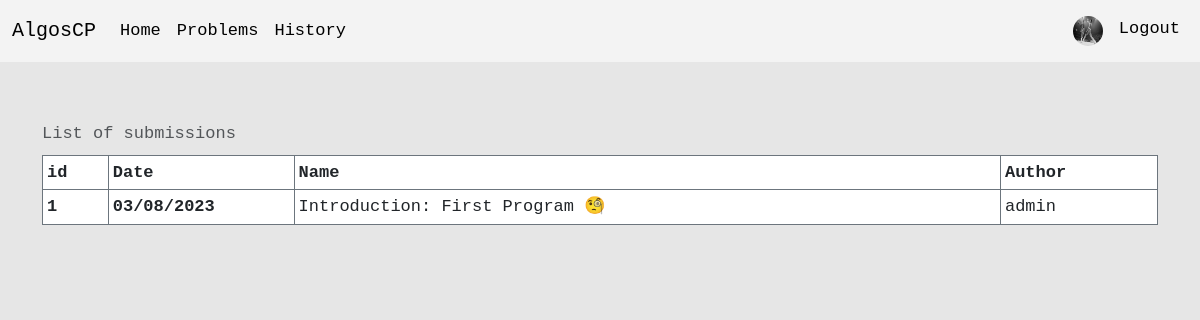
/history/ (signed in), run on an earlier commit of the app's database.
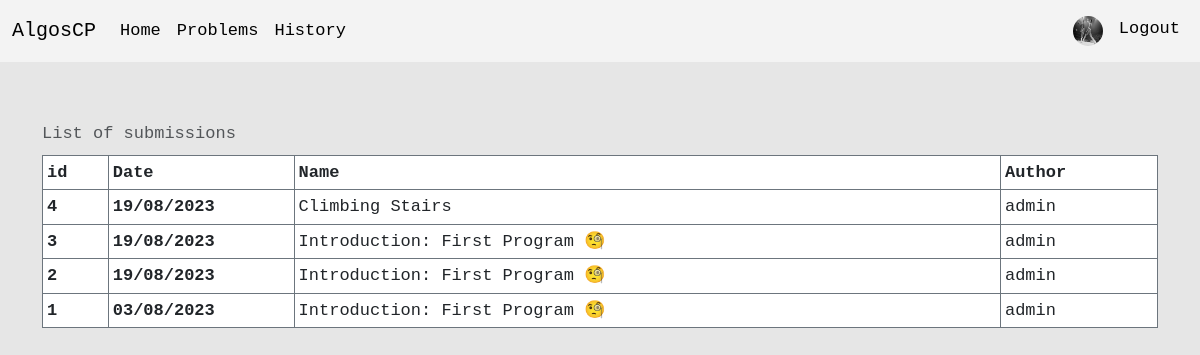
And on a later commit of the database.
### problems/models.py (models this page shows, shortened)
class Submission(models.Model):
    user = models.ForeignKey(User, on_delete=models.CASCADE)
    problem = models.ForeignKey(Problem, on_delete=models.CASCADE, default=1)
    code = models.TextField(null=False, blank=False)
    date = models.DateTimeField(auto_now_add=True)
    STATUS = [
        ("P", "Passed"),
        ("F", "Failed"),
    ]

class Problem(models.Model):
    name = models.CharField(max_length=50, unique=True, null=False, blank=False, default='lowercase letters only')
    title = models.CharField(max_length=50, null=False, blank=False, default='')
    description = models.TextField()
    template = models.TextField(blank=False, default='')
    input = models.TextField(default='')
    correct_output = models.TextField(default='')

### problems/views.py (the view)
# urls.py: path('history/', views.history, name='history'),
def history(request):
    if request.user.is_authenticated:
        submissions = Submission.objects.filter(user = request.user).order_by('-date')
        return render(request, 'submissions/history.html', {'submissions':submissions})
    return render(request, 'login_required.html', {})

### problems/templates/submissions/history.html
{% extends 'base.html' %}
{% block content %}
  <center>
    {% if submissions %}
      <table class="table table-hover table-bordered border-secondary table-sm caption-top">
        <caption>List of submissions</caption>
        <thead>
          <tr>
            <th scope="col">id</th>
            <th scope="col">Date</th>
            <th scope="col">Name</th>
            <th scope="col">Author</th>
          </tr>
        </thead>
        <tbody>
          {% for submission in submissions %}
            <tr>
              <th scope="row">{{ submission.id }}</th>
              <th class="col-2" scope="row">{{ submission.date|date:'d/m/Y' }}</th>
              <td>
                <a class="nav-link" href="{% url 'submission' submission.id %}">{{ submission.problem.title }}</a>
              </td>
              <td>
                <a class="nav-link" >{{ submission.user }}</a>
              </td>
            </tr>
          {% endfor %}
        </tbody>
      </table>
    {% else %}
      <h2>You have no submissions yet!</h2>
    {% endif %}
  </center>
{% endblock %}

What changed in the data, as far as the page shows it:
added Submission: id "4", date "19/08/2023", problem "Climbing Stairs", user "admin"
added Submission: id "3", date "19/08/2023", problem "Introduction: First Program 🧐", user "admin"
added Submission: id "2", date "19/08/2023", problem "Introduction: First Program 🧐", user "admin"
